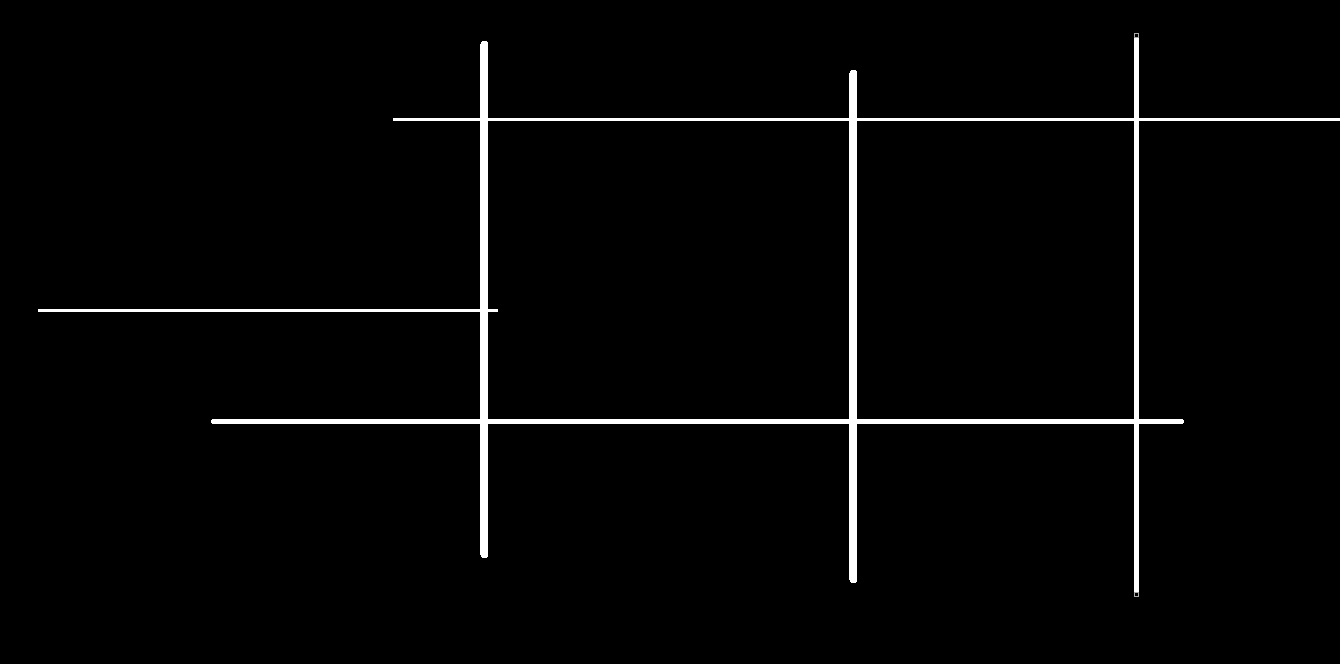
#> input picture whiteOnBlack.png, 1340 x 664 px
$ jupyter execute primitive_dikstra.ipynb
#> lines starting #> are read from the running program, lines starting #| are printed output that depends on the picture; after the words box and inside, x2 and y2 are one past the last pixel; in counts of white or black regions, pixels touching at a corner belong together
[cell 1]
import cv2
import numpy as np
import heapq

[cell 2]
image = cv2.imread("whiteOnBlack.png")
#> image is the input picture: shape (664, 1340, 3); min 0, max 255, mean 5.7
gray = cv2.cvtColor(image, cv2.COLOR_BGR2GRAY)

[cell 3]
rows, cols = gray.shape[:2]
#> rows = 664; cols = 1340
graph = np.zeros((rows, cols), dtype=np.float32)

for i in range(rows):
    for j in range(cols):
        if i > 0:
            graph[i, j] += abs(int(gray[i, j]) - int(gray[i - 1, j]))
        if i < rows - 1:
            graph[i, j] += abs(int(gray[i, j]) - int(gray[i + 1, j]))
        if j > 0:
            graph[i, j] += abs(int(gray[i, j]) - int(gray[i, j - 1]))
        if j < cols - 1:
            graph[i, j] += abs(int(gray[i, j]) - int(gray[i, j + 1]))
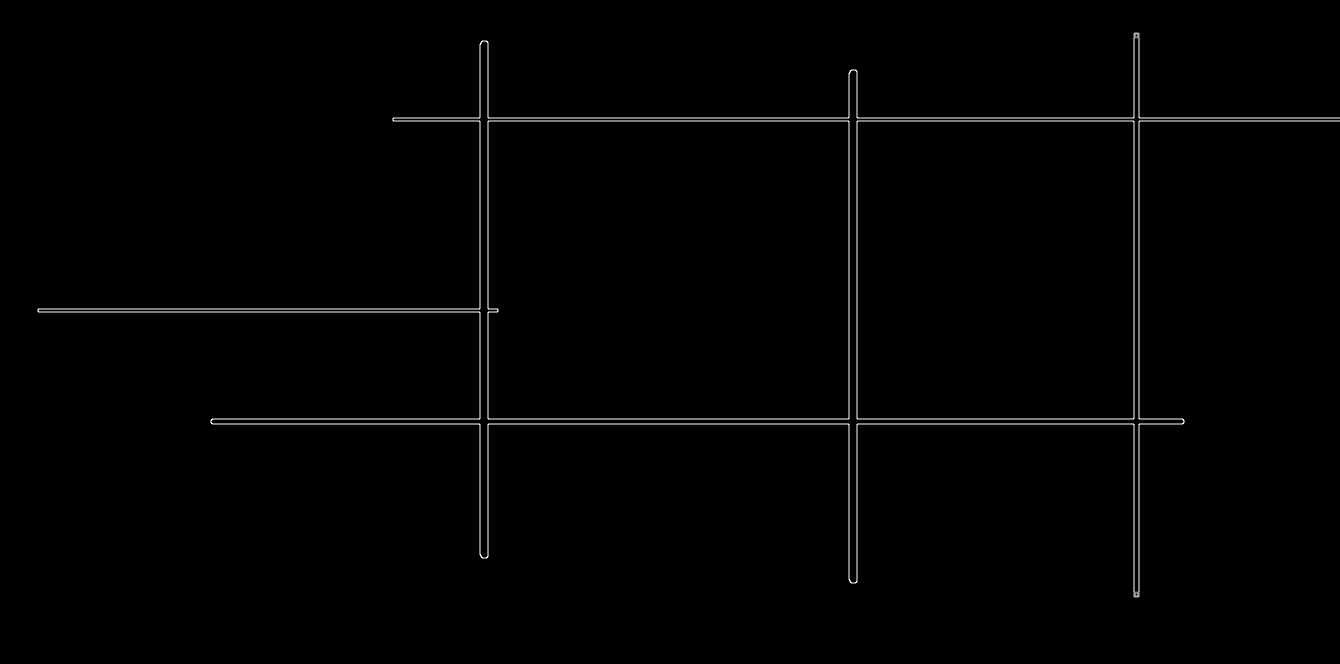
#> graph: shape (664, 1340) float32; min 0, max 510, mean 4.5; drawn with min black and max white

[cell 4]
def find_fastest_path(graph, start, end):
#> called with start = (300, 10), end = (100, 1200)
    rows, cols = graph.shape[:2]
#> rows = 664; cols = 1340
    heap = [(0, start)]
    visited = set()
    prev = {}

    while heap:
        cost, node = heapq.heappop(heap)

        if node == end:
            break

        if node in visited:
            continue

        visited.add(node)

        row, col = node
        neighbors = []

        if row > 0:
            neighbors.append((row - 1, col))
        if row < rows - 1:
            neighbors.append((row + 1, col))
        if col > 0:
            neighbors.append((row, col - 1))
        if col < cols - 1:
            neighbors.append((row, col + 1))

        for neighbor in neighbors:
            nrow, ncol = neighbor
            if neighbor not in visited:
                prev[neighbor] = node
                heapq.heappush(heap, (cost + graph[nrow, ncol], neighbor))
#> after the loop, prev = 136052 items; visited = 134009 items

    path = []
    current = end

    while current != start:
        path.append(current)
        current = prev[current]
#> this loop made 1590 passes
#> current on passes 1 to 3: (100, 1199), (100, 1198), (100, 1197)
#> after the loop, path = 1590 pairs, first value 0 to 299, second value 10 to 1200

    path.append(start)

    return cost, path

start_point = (300, 10)  # Replace with the coordinates of point A
end_point = (100, 1200)  # Replace with the coordinates of point B

fastest_path_cost, fastest_path = find_fastest_path(graph, start_point, end_point)
#> fastest_path_cost = 0; fastest_path = 1591 pairs, first value 0 to 300, second value 10 to 1200

# Paint the fastest path on the image
for point in fastest_path:
    row, col = point
    image[row, col] = [0, 0, 255]  # Set the color of the path to blue
#> this loop made 1591 passes
#> (point, col) on passes 1 to 3: ((100, 1200), 1200), ((100, 1199), 1199), ((100, 1198), 1198)
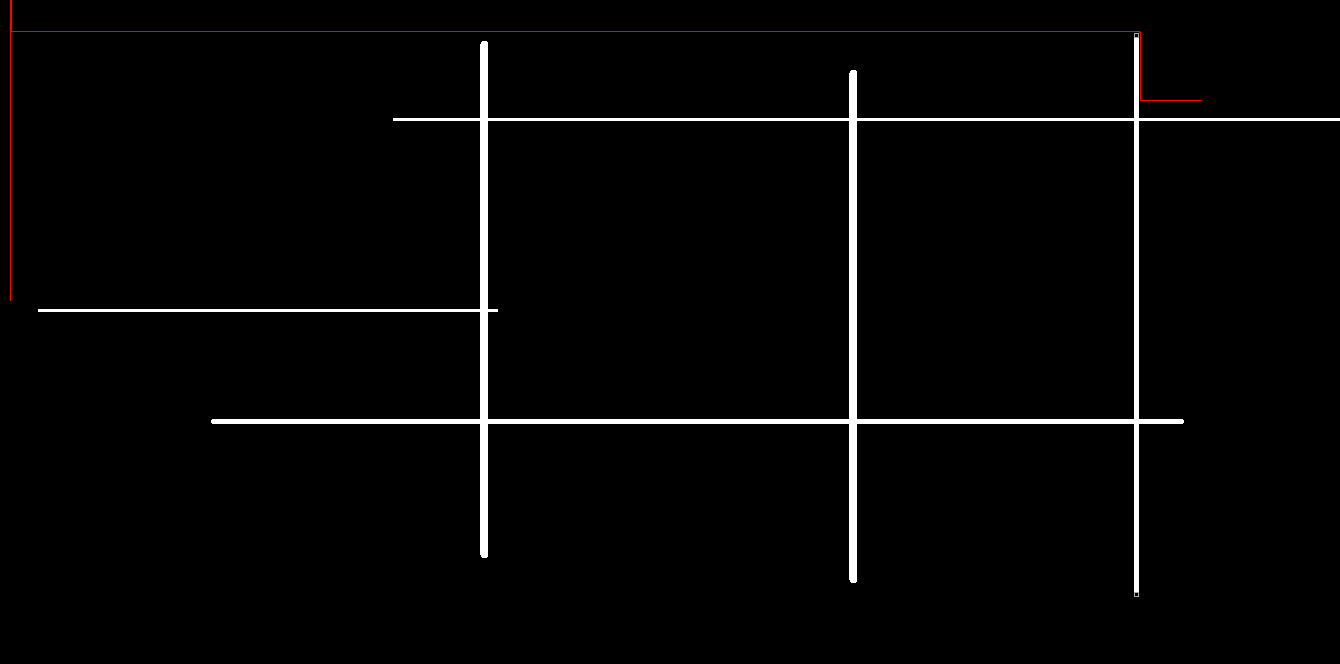
#> image: shape (664, 1340, 3); 0.18% of pixels changed, all inside (x1, y1, x2, y2) = (10, 0, 1201, 301)

cv2.imshow("Fastest Path", image)
cv2.waitKey(0)
cv2.destroyAllWindows()
